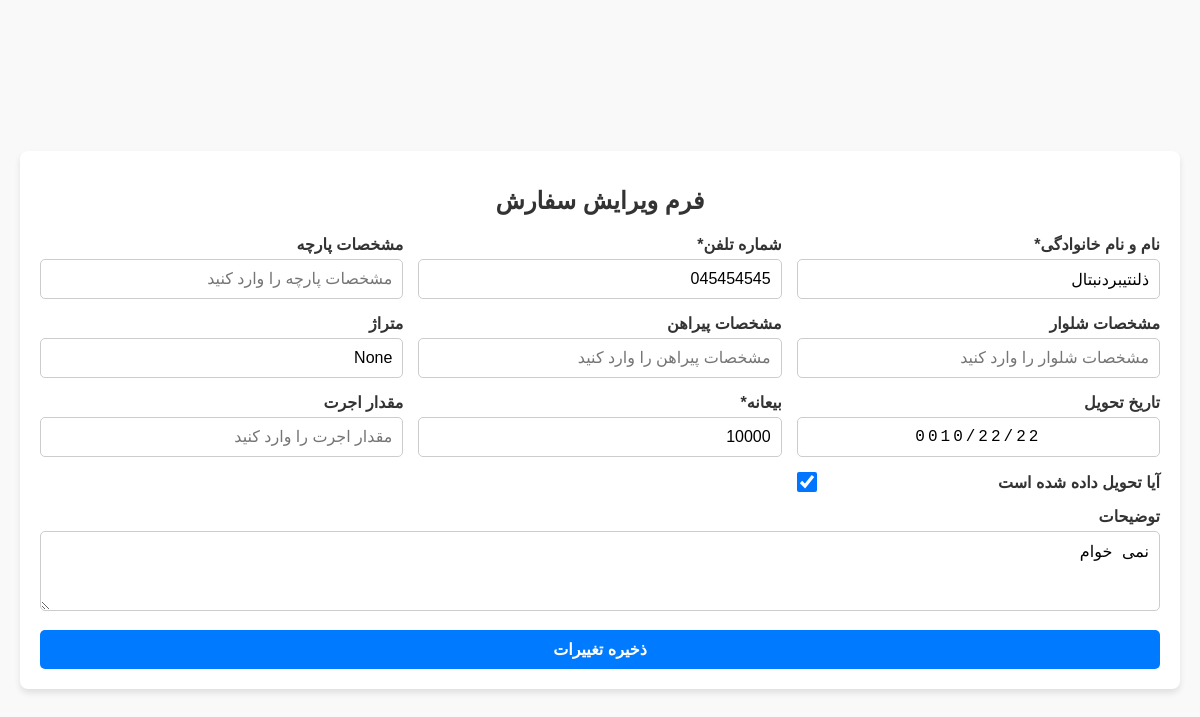
The page /order/edit/4/ (signed in) on the database its author committed.
### khayyat/models.py (models this page shows, shortened)
class Order(models.Model):
    fullname = models.CharField(max_length=100,null=True, blank=True, verbose_name="نام و نام خانوادگی")
    phone = models.CharField(max_length=11,null=True, blank=True, verbose_name="شماره تلفن")
    fabric = models.CharField(max_length=200,null=True, blank=True, verbose_name="مشخصات پارچه")
    pants = models.CharField(max_length=200,null=True, blank=True, verbose_name="مشخصات شلوار")
    shirt = models.CharField(max_length=200, verbose_name="مشخصات پیراهن")
    fabric_length = models.CharField(max_length=100, null=True, blank=True, verbose_name="متراژ")
    date = models.CharField(max_length=120, blank=True, null=True, verbose_name="تاریخ تحویل")
    deposit = models.CharField(max_length=120, blank=True, null=True,  verbose_name="بیعانه(تومان)")
    wage = models.CharField(max_length=120, blank=True, null=True, verbose_name="اجرت(تومان)")
    delivered = models.BooleanField(default=False, verbose_name="تحویل")
    description = models.TextField(blank=True, null=True, verbose_name="توضیحات")
    class Meta:
        verbose_name = "سفارش"
        verbose_name_plural = "سفارشات"

### khayyat/views.py (the view, shortened to what this page needs)
# urls.py: path('order/edit/<int:order_id>/', edit_order, name='edit_order'),
@login_required
def edit_order(request, order_id):
    order = get_object_or_404(Order, id=order_id)
    return render(request, 'khayyat/update.html', {'order': order})

### khayyat/templates/khayyat/update.html (shortened to what this page needs)
<!DOCTYPE html>
<html lang="fa">
<head>
</head>
<body>
<div class="form-container">
    <h1>فرم ویرایش سفارش</h1>
    <form
            action="{% url 'edit_order' order.id %}"
            method="POST"
            autocomplete="off"
    >
        <div>
            <label for="fullname">نام و نام خانوادگی*</label>
            <input
                    type="text"
                    id="fullname"
                    name="fullname"
                    value="{{ order.fullname }}"
                    placeholder="نام و نام خانوادگی را وارد کنید"
                    required
            />
        </div>
        <div>
            <label for="phone">شماره تلفن*</label>
            <input
                    type="text"
                    id="phone"
                    name="phone"
                    value="{{ order.phone }}"
                    placeholder="شماره تلفن را وارد کنید"
                    required
            />
        </div>
        <div>
            <label for="fabric">مشخصات پارچه</label>
            <input
                    type="text"
                    id="fabric"
                    name="fabric"
                    value="{{ order.fabric }}"
                    placeholder="مشخصات پارچه را وارد کنید"
            />
        </div>
        <div>
            <label for="pants">مشخصات شلوار</label>
            <input
                    type="text"
                    id="pants"
                    name="pants"
                    value="{{ order.pants }}"
                    placeholder="مشخصات شلوار را وارد کنید"
            />
        </div>
        <div>
            <label for="shirt">مشخصات پیراهن</label>
            <input
                    type="text"
                    id="shirt"
                    name="shirt"
                    value="{{ order.shirt }}"
                    placeholder="مشخصات پیراهن را وارد کنید"
            />
        </div>
        <div>
            <label for="fabric_length">متراژ</label>
            <input
                    type="text"
                    id="fabric_length"
                    name="fabric_length"
                    value="{{ order.fabric_length }}"
                    placeholder="متراژ را وارد کنید"
            />
        </div>
        <div>
            <label for="date">تاریخ تحویل</label>
            <input
                    type="text"
                    id="date"
                    name="date"
                    value="{{ order.date }}"
                    placeholder="روز/ماه/سال"
                    class="date-input"
            />
        </div>
        <div>
            <label for="deposit">بیعانه*</label>
            <input
                    type="text"
                    id="deposit"
                    name="deposit"
                    value="{{ order.deposit }}"
                    placeholder="مبلغ بیعانه را وارد کنید"
                    required
            />
        </div>
        <div>
            <label for="wage">مقدار اجرت</label>
            <input
                    type="text"
                    id="wage"
                    name="wage"
                    value="{{ order.wage }}"
                    placeholder="مقدار اجرت را وارد کنید"
            />
        </div>
        <div class="delivered">
            <label for="delivered">آیا تحویل داده شده است</label>
            <input
                    type="checkbox"
                    id="delivered"
                    name="delivered"
                    {% if order.delivered %} checked {% endif %}
            />
        </div>
        <div class="full-width">
            <label for="description">توضیحات</label>
            <textarea
                    id="description"
                    name="description"
                    placeholder="توضیحات را وارد کنید"
            >{{ order.description }}</textarea>
        </div>
        <button type="submit">ذخیره تغییرات</button>
    </form>
</div>
</body>
</html>

### khayyat/templates/khayyat/update.html (style rules this page uses)
body { font-family: Arial, sans-serif; direction: rtl !important; background-color: #f9f9f9; padding: 20px; margin: 0; display: flex; justify-content: center; align-items: center; min-height: 100vh; }
.form-container { max-width: 1200px; width: 100%; background: #ffffff; border-radius: 8px; box-shadow: 0 4px 6px rgba(0, 0, 0, 0.1); padding: 20px; box-sizing: border-box; }
.form-container h1 { text-align: center; margin-bottom: 20px; font-size: 1.5rem; color: #333; }
form { display: grid; grid-template-columns: 1fr; gap: 15px; }
@media (min-width: 768px) { form { grid-template-columns: 1fr 1fr; } }
@media (min-width: 1024px) { form { grid-template-columns: 1fr 1fr 1fr; } }
label { font-weight: bold; color: #333; margin-bottom: 5px; display: block; }
input, textarea, button { width: 100%; padding: 10px; font-size: 1rem; border: 1px solid #ccc; border-radius: 5px; box-sizing: border-box; }
textarea { resize: vertical; height: 80px; }
.full-width { grid-column: span 1; }
@media (min-width: 768px) { .full-width { grid-column: span 2; } }
@media (min-width: 1024px) { .full-width { grid-column: span 3; } }
button { background-color: #007bff; color: white; border: none; cursor: pointer; font-weight: bold; text-align: center; grid-column: span 1; transition: background-color 0.3s ease; }
@media (min-width: 768px) { button { grid-column: span 2; } }
@media (min-width: 1024px) { button { grid-column: span 3; } }
.date-input { text-align: center; font-family: monospace; letter-spacing: 3px; }
.date-input::placeholder { text-align: center; letter-spacing: 2px; }
.delivered { display: flex; align-items: center; gap: 10px; }
.delivered label { flex-grow: 1; margin: 0; white-space: nowrap; }
.delivered input[type="checkbox"] { width: 20px; height: 20px; margin: 0; cursor: pointer; }

### rows shown on the page
Order: fullname "ذلنتیبردنبتال", phone "045454545", fabric_length "None", date "0010/22/22", deposit "10000", delivered "☑", description "نمی خوام"
